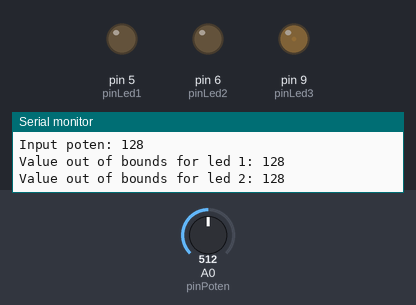
Recording of a sketch running on a simulated Arduino Uno, built with avr-gcc and run on an emulated ATmega328P. On the bench: output pins drawn as LEDs (lit = HIGH), the last lines printed to the serial monitor. The test bench sets the inputs (shaded band); at power-on: A0 (pinPoten) = 512.

Above: at 1.2 s.
1.3 s: A0 (pinPoten) set to 409
At 2.0 s:
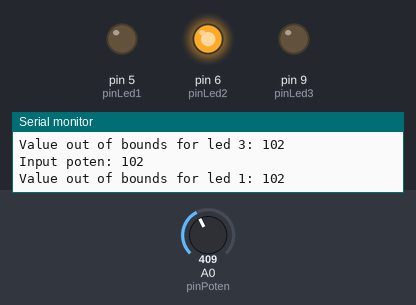
2.9 s: A0 (pinPoten) set to 381
At 4.0 s:
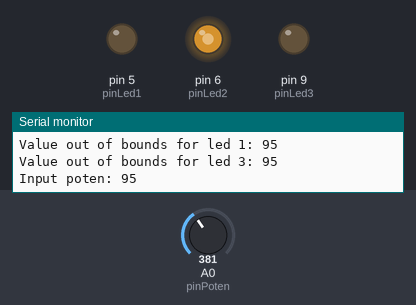
4.5 s: A0 (pinPoten) set to 511
At 5.2 s:
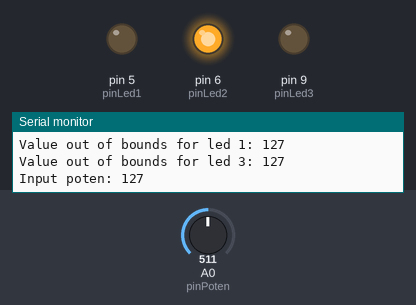
6.1 s: A0 (pinPoten) set to 122
At 6.9 s:
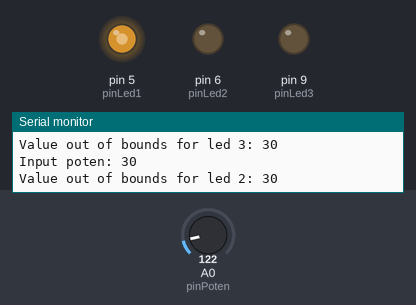
7.6 s: A0 (pinPoten) set to 43
10.6 s: A0 (pinPoten) set to 37
Timing chart, 0 to 13.6 s (numbered marks = the images above; inputs shaded):
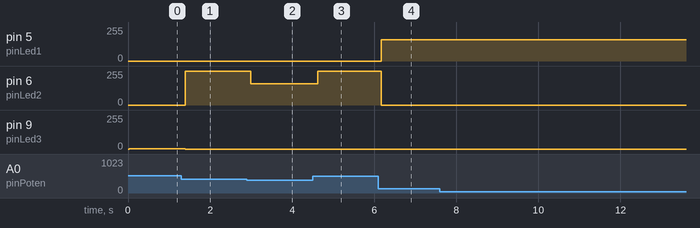

Measured:
- the behaviour switches between 400 and 399 on A0 (pinPoten) (found by bisection; images 1 and 2)
- after the input at 1.3 s, pin 6 (pinLed2): 0/255 → 255/255 after 0.10 s; pin 9 (pinLed3): 1/255 → 0/255 after 0.10 s
- after the input at 2.9 s, pin 6 (pinLed2): 255/255 → 160/255 after 0.09 s
- after the input at 4.5 s, pin 6 (pinLed2): 160/255 → 255/255 after 0.12 s
- after the input at 6.1 s, pin 5 (pinLed1): 0/255 → 160/255 after 0.07 s; pin 6 (pinLed2): 255/255 → 0/255 after 0.07 s

The sketch:

regulador1.8.ino
```cpp
  //AUTORES:
  //Martin Beltran Diaz - UO276244
  //Stelian Adrian Stanci - UO277653
  //Laura Pernia Blanco - UO276264


  //AUTORES:
  //Martin Beltran Diaz - UO276244
  //Stelian Adrian Stanci - UO277653
  //Laura Pernia Blanco - UO276264

//Definimos pines de LEDs
int pinLed1 = 5;
int pinLed2 = 6;
int pinLed3 = 9;
//Definimos pin del potenciometro
int pinPoten = A0;

void setup()
{

Serial.begin(9600);
Serial.println("Setup");
  pinMode(pinLed1,OUTPUT);
  pinMode(pinLed2,OUTPUT);
  pinMode(pinLed3,OUTPUT);
  pinMode(pinPoten,INPUT);

}

//Lista para acceder a los limites de input del potenciometro
int valoresLimiteLeds[][3] = {
  {1,32,63},
  {64,100,127},
  {128,160,191}
};

//Valores en los que todos los leds se encienden
int valoresComunesLeds[3] = {192,210,255};

int pinesArray[3] = {pinLed1,pinLed2,pinLed3};


//En funcion del led y del input del potenciometro, se decide cual y cuanto se enciende.
void ledProcessPoten(int numeroLed, int inputPoten){


  if(inputPoten == 0){

    analogWrite(pinLed1,0);
    analogWrite(pinLed2,0);
    analogWrite(pinLed3,0);

  }
  else if(inputPoten == valoresLimiteLeds[numeroLed-1][0]){

    apagarTodas();
    analogWrite(pinesArray[numeroLed-1], 1);


  }else if(inputPoten <= valoresLimiteLeds[numeroLed-1][1] && inputPoten > valoresLimiteLeds[numeroLed-1][0]){
    apagarTodas();
    analogWrite(pinesArray[numeroLed-1], 160);

  }else if(inputPoten <= valoresLimiteLeds[numeroLed-1][2] && inputPoten > valoresLimiteLeds[numeroLed-1][1]){
    apagarTodas();
    analogWrite(pinesArray[numeroLed-1], 255);

  }else{
    Serial.print("Value out of bounds for led ");
    Serial.print(numeroLed);
    Serial.print(": ");
    Serial.println(inputPoten
    );
  }

}


void loop()
{

  //Como el pin PWM me funcionaba solo dando valores aletorios,
  //he decidido usar un pin analogico para que el circutio tenga la funcionalidad
  //esperada
  int inputPoten = (analogRead(pinPoten))/4;


    Serial.print("Input poten: ");
    Serial.println(inputPoten);

  if(inputPoten < valoresComunesLeds[0]){
    ledProcessPoten(1, inputPoten);
    ledProcessPoten(2, inputPoten);
    ledProcessPoten(3, inputPoten);
  }
  else if(inputPoten == valoresComunesLeds[0]){
    //Enciende todas con potencia 1
    for(int i = 0; i < sizeof(pinesArray); i++){
      analogWrite(pinesArray[i], 1);
    }


  }else if(inputPoten <= valoresComunesLeds[1]){
//Enciende todas con potencia 160
    for(int i = 0; i < sizeof(pinesArray); i++){
      analogWrite(pinesArray[i], 160);
    }

  }else if(inputPoten <= valoresComunesLeds[2]){
//Enciende todas con potencia 255
    for(int i = 0; i < sizeof(pinesArray); i++){
      analogWrite(pinesArray[i], 255);
    }

  }

}

void apagarTodas(){
  for(int i = 0; i < sizeof(pinesArray); i++){
      analogWrite(pinesArray[i], 0);
    }
}
```
